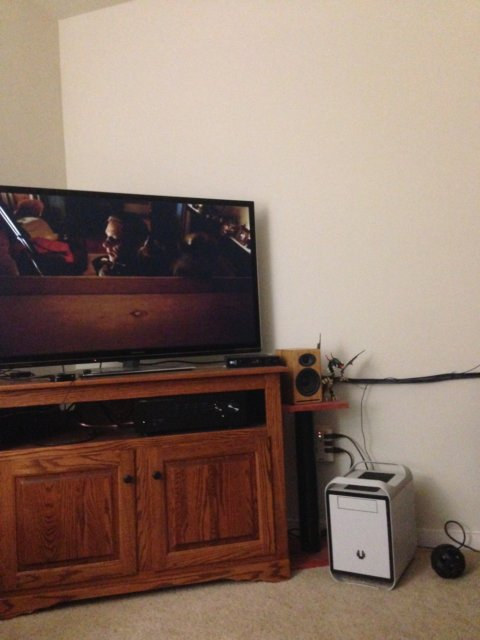
#> input picture images/TVS.jpg, 480 x 640 px
$ python main.py
#> lines starting #> are read from the running program, lines starting #| are printed output that depends on the picture
import cv2
import numpy as np
import matplotlib.pyplot as plt
import imageio

def load_images(source_path: str, target_path: str):
    """Load grayscale images from given paths."""
    img1 = cv2.imread(source_path, cv2.IMREAD_GRAYSCALE)
    img2 = cv2.imread(target_path, cv2.IMREAD_GRAYSCALE)
    if img1 is None or img2 is None:
        raise FileNotFoundError("Check the image paths, images not found.")
    return img1, img2

def visualize_images(img1, img2, titles=("Image 1", "Image 2")):
    """Display the two images."""
    plt.figure(figsize=(8, 4))
    for i, img in enumerate([img1, img2], start=1):
        plt.subplot(1, 2, i)
        plt.imshow(img, cmap='gray')
        plt.title(titles[i-1])
        plt.axis('off')
    plt.show()

def detect_sift_features(img, nfeatures=5000):
    """Detect SIFT keypoints and descriptors."""
    sift = cv2.SIFT_create(nfeatures=nfeatures)
    keypoints, descriptors = sift.detectAndCompute(img, None)
    return keypoints, descriptors

def match_descriptors(des1, des2, top_k=100):
    """Match descriptors using BFMatcher with cross-check and return top matches."""
    bf = cv2.BFMatcher(cv2.NORM_L2, crossCheck=True)
    matches = bf.match(des1, des2)
    matches = sorted(matches, key=lambda x: x.distance)
    return matches[:top_k]

def estimate_homography(kp1, kp2, matches):
    """Estimate homography using RANSAC and return inliers mask."""
    pts1 = np.float32([kp1[m.queryIdx].pt for m in matches])
    pts2 = np.float32([kp2[m.trainIdx].pt for m in matches])
    H, mask = cv2.findHomography(pts1, pts2, cv2.RANSAC, 5.0)
    if H is None:
        raise RuntimeError("Homography estimation failed.")
    return H, mask.ravel().tolist()

def warp_image(img, H, shape):
    """Warp image using homography matrix H to given shape."""
    return cv2.warpPerspective(img, H, (shape[1], shape[0]))

def visualize_alignment(img1, img2, img_aligned):
    """Display original images and aligned image."""
    plt.figure(figsize=(12, 4))
    for i, (img, title) in enumerate(zip([img1, img2, img_aligned],
                                         ["Image 1", "Image 2", "Aligned Image"]), start=1):
        plt.subplot(1, 3, i)
        plt.imshow(img, cmap='gray')
        plt.title(title)
        plt.axis('off')
    plt.show()

def draw_inlier_matches(img1, kp1, img2, kp2, matches, inliers):
    """Draw matches that are inliers."""
    inlier_matches = [matches[i] for i in range(len(matches)) if inliers[i]]
    img_matches = cv2.drawMatches(
        img1, kp1,
        img2, kp2,
        inlier_matches,
        None,
        flags=cv2.DrawMatchesFlags_NOT_DRAW_SINGLE_POINTS
    )
    plt.figure(figsize=(12, 8))
    plt.title("Inlier Matches After RANSAC")
    plt.imshow(img_matches)
    plt.axis('off')
    plt.show()

def create_registration_gif(img1, img2, H, output_path="results/registration_process_TV.gif", num_frames=40):
    """Generate a smooth GIF showing registration process."""
    gif_frames = []
    H_start = np.eye(3)
    h, w = img2.shape

    for alpha in np.linspace(0, 1, num_frames):
        H_interp = (1 - alpha) * H_start + alpha * H
        warped = cv2.warpPerspective(img1, H_interp, (w, h))
        overlay = cv2.addWeighted(img2, 0.5, warped, 0.5, 0)
        overlay_rgb = cv2.cvtColor(overlay, cv2.COLOR_GRAY2RGB)
        gif_frames.append(overlay_rgb)

    imageio.mimsave(output_path, gif_frames, duration=0.08)
    print(f"Smooth registration GIF saved at {output_path}")

def main():
    # Paths
    source_img = "images/TVS.jpg"
    target_img = "images/TVT.jpg"

    # Load and visualize images
    img1, img2 = load_images(source_img, target_img)
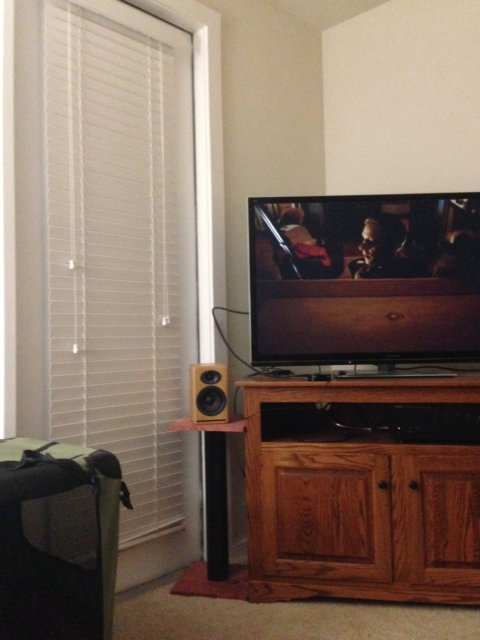
#> input picture images/TVT.jpg, 480 x 640 px
#> in load_images, `img2 = cv2.imread(target_path, cv2.IMREAD_GRAYSCALE)`:
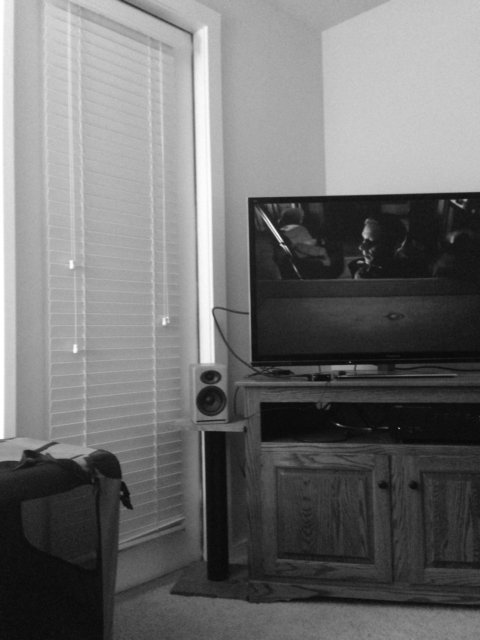
#> img2: shape (640, 480); min 2, max 255, mean 112.8
    visualize_images(img1, img2)
#> the loop in visualize_images, `for i, img in enumerate([img1, img2], start=1):` made 2 passes
#> i on passes 1 to 2: 1, 2
#> in visualize_images, `plt.show()`:
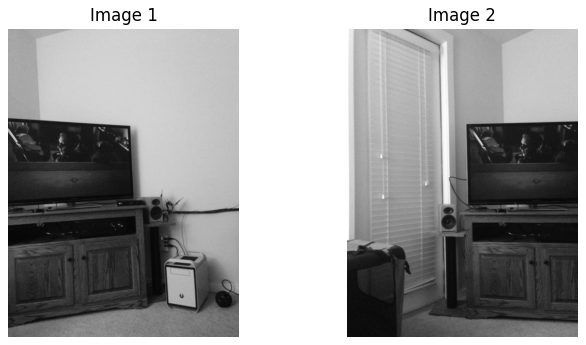
#> figure drawn by matplotlib, 2 panels

    # Detect features
    kp1, des1 = detect_sift_features(img1)
#> in detect_sift_features, `keypoints, descriptors = sift.detectAndCompute(img, None)`: keypoints = 429 keypoints; strongest (x, y, size): (17, 232, 3.8), (249, 251, 2.6), (231, 362, 1.9), (248, 227, 2.8)
#> kp1 has the same summary as keypoints in detect_sift_features
    kp2, des2 = detect_sift_features(img2)
#> in detect_sift_features (call 2), `keypoints, descriptors = sift.detectAndCompute(img, None)`: keypoints = 422 keypoints; strongest (x, y, size): (279, 239, 3.7), (454, 201, 2.6), (365, 234, 5.8), (465, 200, 2.1)
#> kp2 has the same summary as keypoints in detect_sift_features
    print(f"Detected {len(kp1)} and {len(kp2)} keypoints respectively.")
#| Detected 429 and 422 keypoints respectively.

    # Match descriptors
    matches = match_descriptors(des1, des2)
#> in match_descriptors, `matches = bf.match(des1, des2)`: matches = 159 matches
#> matches = 100 matches
    print(f"Number of good matches: {len(matches)}")
#| Number of good matches: 100

    # Estimate homography
    H, inliers = estimate_homography(kp1, kp2, matches)
#> in estimate_homography, `pts1 = np.float32([kp1[m.queryIdx].pt for m in matches])`: pts1 = 100 pairs, first value 4.44 to 459, second value 174.3 to 591.9
#> in estimate_homography, `pts2 = np.float32([kp2[m.trainIdx].pt for m in matches])`: pts2 = 100 pairs, first value 131.9 to 473.1, second value 28.11 to 614.2
#> in estimate_homography, `H, mask = cv2.findHomography(pts1, pts2, cv2.RANSAC, 5.0)`: H = [[0.642, -0.00715, 267.5], [-0.23, 0.923, 26.34], [-0.000758, 6.71e-06, 1]]; mask = 100 values, max 1 at index 0, min 0 at index 28, mean 0.79
#> inliers has the same summary as mask in estimate_homography

    # Warp and visualize
    img_aligned = warp_image(img1, H, img2.shape)
#> in warp_image, `return cv2.warpPerspective(img, H, (shape[1], shape[0]))`:
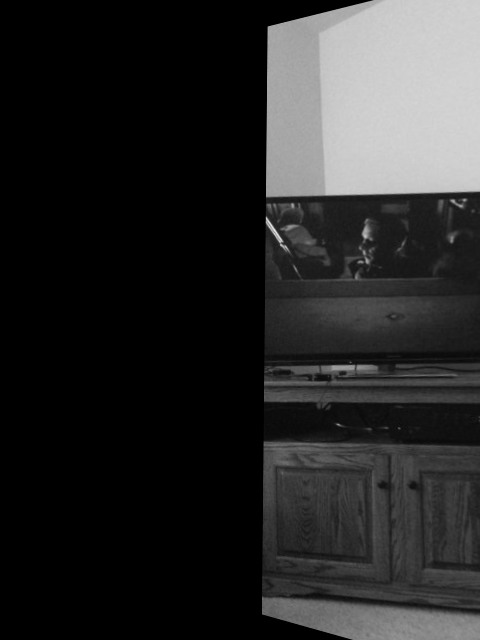
#> returned value: shape (640, 480); min 0, max 237, mean 40.6
    visualize_alignment(img1, img2, img_aligned)
#> the loop in visualize_alignment, `for i, (img, title) in enumerate(zip([img1, img2, img_aligned], ["Imag..` made 3 passes

    # Draw inlier matches
    draw_inlier_matches(img1, kp1, img2, kp2, matches, inliers)
#> in draw_inlier_matches, `inlier_matches = [matches[i] for i in range(len(matches)) if inliers[i]]`: inlier_matches = 79 matches
#> in draw_inlier_matches, `img_matches = cv2.drawMatches( img1, kp1, img2, kp2, inlier_matches, N..`:
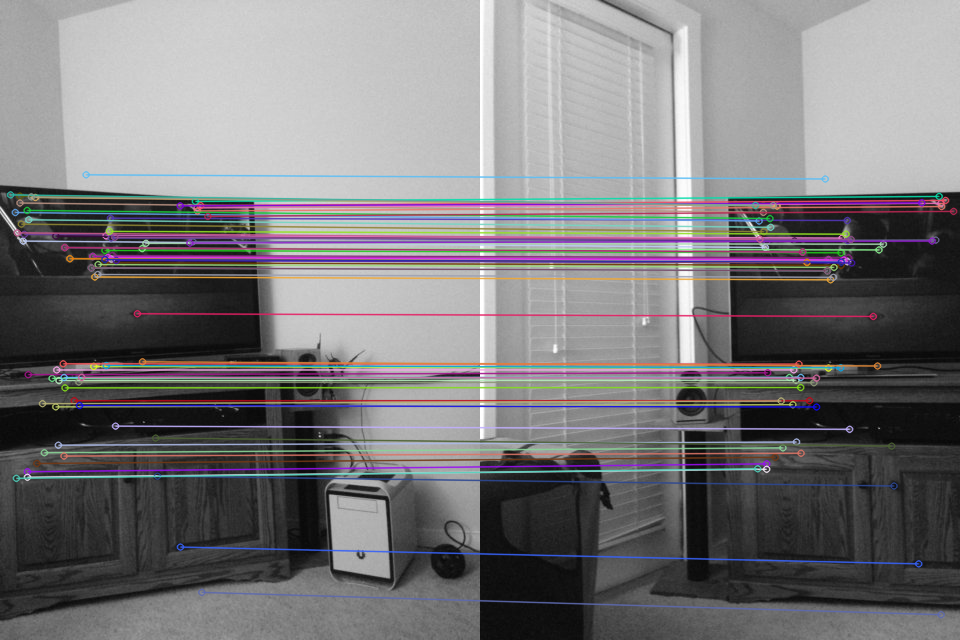
#> img_matches: shape (640, 960, 3); mean of channels 0, 1, 2 120.9, 119.1, 120.9; drawn as B, G, R

    # Create GIF of registration process
    create_registration_gif(img1, img2, H)
#> the loop in create_registration_gif, `for alpha in np.linspace(0, 1, num_frames):` made 40 passes
#> H_interp on pass 1: [[1, 0, 0], [0, 1, 0], [0, 0, 1]]
#> pass 1, in create_registration_gif, `overlay = cv2.addWeighted(img2, 0.5, warped, 0.5, 0)`:
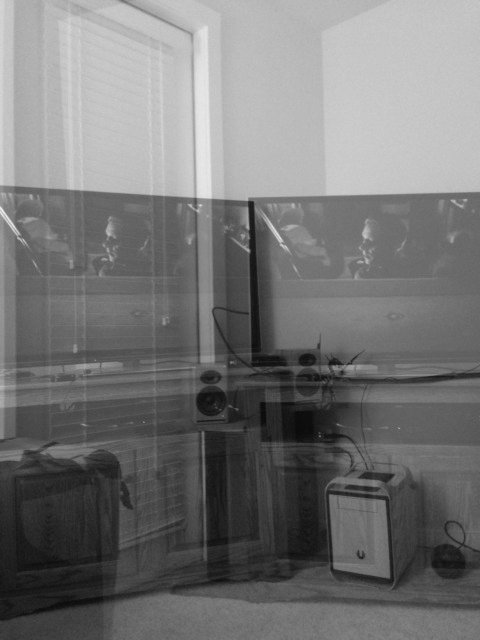
#> overlay: shape (640, 480); min 10, max 245, mean 117.7
#> after the loop in create_registration_gif, `for alpha in np.linspace(0, 1, num_frames):`:
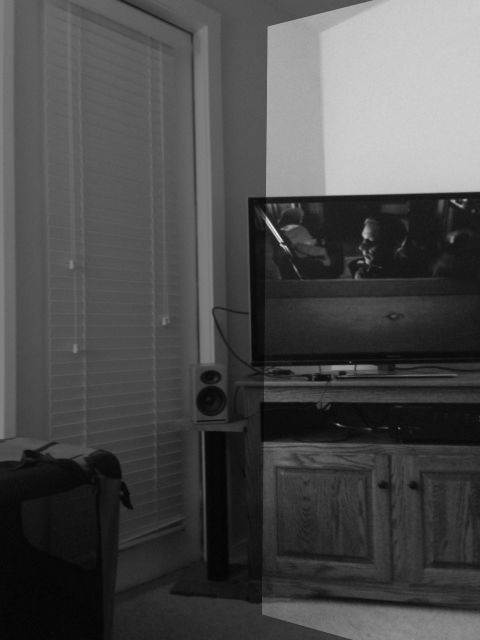
#> overlay: shape (640, 480); min 4, max 239, mean 76.7
#> after the loop in create_registration_gif, `for alpha in np.linspace(0, 1, num_frames):`: gif_frames = 40 items

if __name__ == "__main__":
    main()
